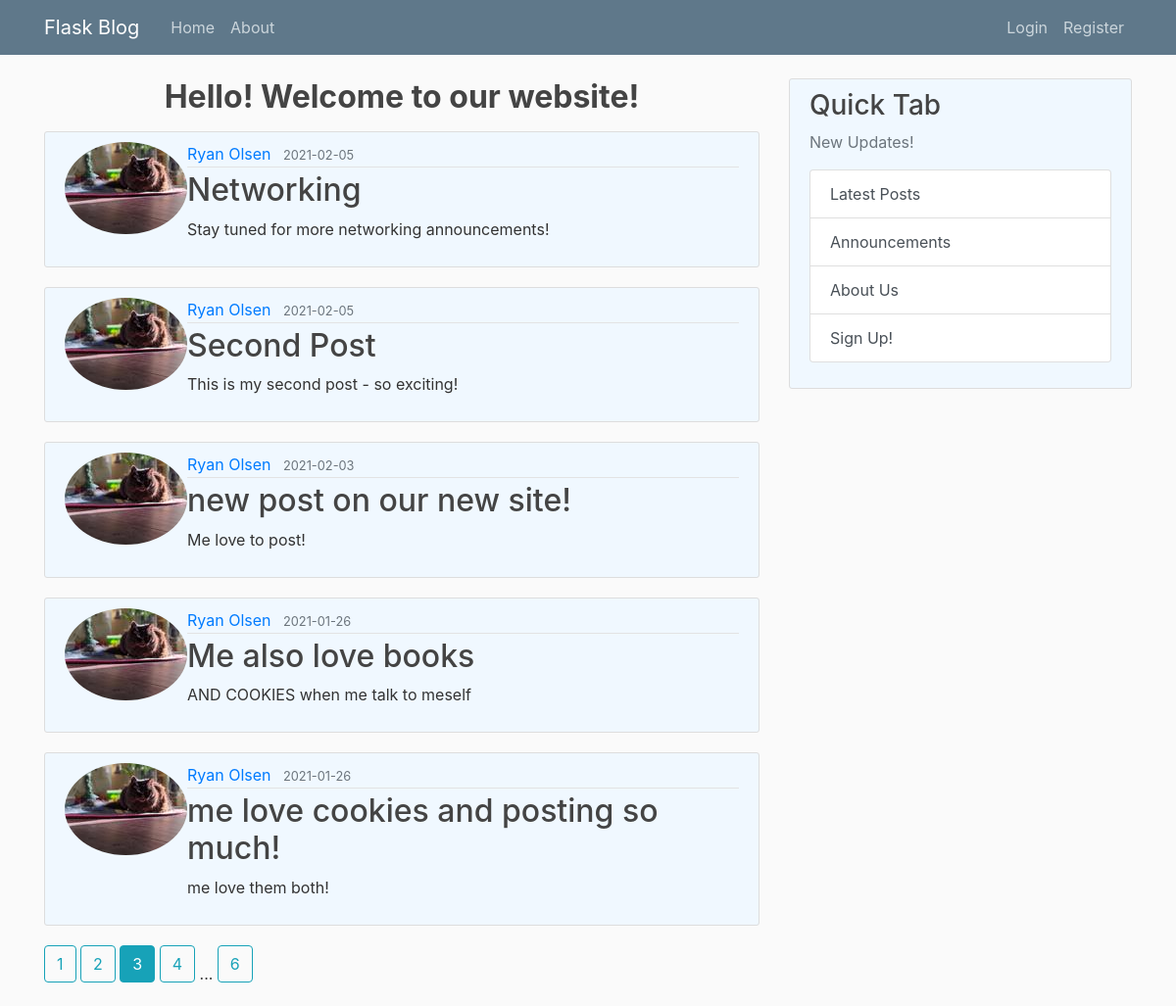
Screenshot of /home?page=3 with the database file from the repository.
### flaskblog/models.py (models this page shows, shortened)
class Post(db.Model, UserMixin):
    id = db.Column(db.Integer, primary_key=True)
    title = db.Column(db.String(100), nullable=False)
    date_posted = db.Column(db.DateTime, nullable=False, default=datetime.utcnow)
    content = db.Column(db.Text, nullable=False)
    user_id = db.Column(db.Integer, db.ForeignKey('user.id'), nullable=False)

class User(db.Model, UserMixin):
    id = db.Column(db.Integer, primary_key=True)
    username = db.Column(db.String(20), unique=True, nullable=False) #string with max length of 20 characters
    email = db.Column(db.String(120), unique=True, nullable=False) #string with max length of 120 characters
    image_file = db.Column(db.String(20), nullable=False, default='default.jpg')  #image for user profiole pictures
    password = db.Column(db.String(60), nullable=False)
    posts = db.relationship('Post', backref='author', lazy=True)

### flaskblog/main/routes.py (the view)
@main.route("/")
@main.route("/home")
def home():
    page = request.args.get('page', 1, type=int)
    posts = Post.query.order_by(Post.date_posted.desc()).paginate(page=page, per_page=5)
    return render_template('home.html', posts=posts)

### flaskblog/templates/home.html (shortened to what this page needs)
{% extends "layout.html" %}
{% block content %}
      <div class="row">
        <div class="col-md-8">
<div>
  <h2><p class="text-center font-weight-bold"> Hello! Welcome to our website! </h2<<p>
</div>
    {% for post in posts.items %}
        <article class="media content-section">
          <img class="rounded-circle article-image" src="{{ url_for('static', filename='profile_pics/' + post.author.image_file) }}">
          <div class="media-body">
            <div class="article-metadata">
              <a class="mr-2" href="{{ url_for('users.user_posts', username=post.author.username) }}">{{ post.author.username }}</a>
              <small class="text-muted">{{ post.date_posted.strftime('%Y-%m-%d') }}</small>
            </div>
            <h2><a class="article-title" href="{{ url_for('posts.post', post_id=post.id) }}">{{ post.title }}</a></h2>
            <p class="article-content">{{ post.content }}</p>
          </div>
        </article>
    {% endfor %}
    {% for page_num in posts.iter_pages(left_edge=1, right_edge=1, left_current=1, right_current=2) %}
      {% if page_num %}
        {% if posts.page == page_num %}
          <a class="btn btn-info mb-4" href="{{ url_for('main.home', page=page_num) }}">{{ page_num }} </a>
        {% else %}
          <a class="btn btn-outline-info mb-4" href="{{ url_for('main.home', page=page_num) }}">{{ page_num }} </a>
        {% endif %}
      {% else %}
        ...
      {% endif %}
    {% endfor %}
            </div>
        <div class="col-md-4">
          <div class="content-section">
            <h3>Quick Tab</h3>
            <p class='text-muted'>New Updates!</p>
              <ul class="list-group">
                <a class="list-group-item list-group-item-action" <button class="btn" type="button" href="{{ url_for('main.home') }}">Latest Posts</a>
                <a class="list-group-item list-group-item-action" <button class="btn" type="button" href="{{ url_for('main.announcement') }}">Announcements</a>
                <a class="list-group-item list-group-item-action" <button class="btn" type="button" href="{{ url_for('main.about') }}">About Us</a>
                <a class="list-group-item list-group-item-action" <button class="btn" type="button" href="{{ url_for('users.register') }}">Sign Up!</a>
              </ul>
          </div>
        </div>
      </div>
    </main>
{% endblock content %}

### flaskblog/static/main.css (style rules this page uses)
body { background: #fafafa; color: #333333; margin-top: 5rem; }
h1, h2, h3, h4, h5, h6 { color: #444444; }
.content-section { background: #F0F8FF; padding: 10px 20px; border: 1px solid #dddddd; border-radius: 3px; margin-bottom: 20px; }
.article-title { color: #444444; }
.article-content { white-space: pre-line; }
.article-metadata { padding-bottom: 1px; margin-bottom: 4px; border-bottom: 1px solid #e3e3e3 }

### rows the page displays
Post: image_file (picture), author.username "Ryan Olsen", date_posted "2021-02-05", title "Networking", content "Stay tuned for more networking announcements!"
Post: image_file (picture), author.username "Ryan Olsen", date_posted "2021-02-05", title "Second Post", content "This is my second post - so exciting!"
Post: image_file (picture), author.username "Ryan Olsen", date_posted "2021-02-03", title "new post on our new site!", content "Me love to post!"
Post: image_file (picture), author.username "Ryan Olsen", date_posted "2021-01-26", title "Me also love books", content "AND COOKIES when me talk to meself"
Post: image_file (picture), author.username "Ryan Olsen", date_posted "2021-01-26", title "me love cookies and posting so much!", content "me love them both!"

### other values shown
{{ page_num }} "1" "2" "4" "6"
{{ page_num }} "3"
